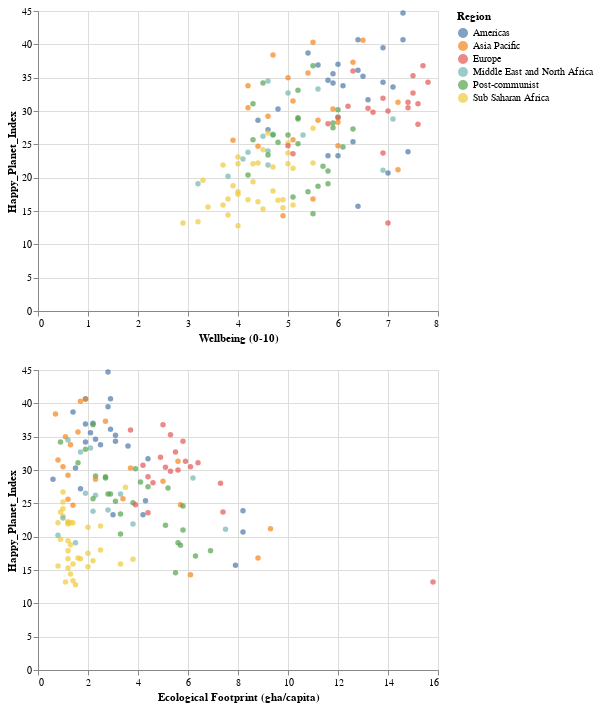

The notebook cell saved with this chart:
### Code cell
# multiple altair charts placed vertically next to each other
chart = alt.Chart(df).mark_circle().encode(
y='Happy_Planet_Index',
color='Region:N'
)
chart1 = chart.encode(x='Wellbeing (0-10)')
chart2 = chart.encode(x='Ecological Footprint (gha/capita)')
alt.vconcat(chart1, chart2)

### Figure 1 — Vega-Lite specification as saved in the notebook (floating-point values rounded to 4 significant figures; data arrays with more than 128 entries replaced by an {"elided": "..."} marker saying what was removed)
{"config": {"view": {"continuousWidth": 400, "continuousHeight": 300}}, "vconcat": [{"mark": "circle", "encoding": {"color": {"field": "Region", "type": "nominal"}, "x": {"field": "Wellbeing (0-10)", "type": "quantitative"}, "y": {"field": "Happy_Planet_Index", "type": "quantitative"}}}, {"mark": "circle", "encoding": {"color": {"field": "Region", "type": "nominal"}, "x": {"field": "Ecological Footprint (gha/capita)", "type": "quantitative"}, "y": {"field": "Happy_Planet_Index", "type": "quantitative"}}}], "data": {"name": "data-b6f7af815a74474cfaa8fc6e00873bd7"}, "$schema": "https://vega.github.io/schema/vega-lite/v4.17.0.json", "datasets": {"data-b6f7af815a74474cfaa8fc6e00873bd7": {"elided": "140 records"}}}
